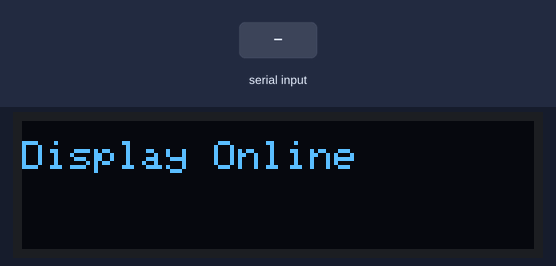
A sketch run on a simulated Arduino Uno, built with avr-gcc and run on an emulated ATmega328P. On the bench: 128×32 one-colour display. Inputs (shaded band) come from the test bench.

Above: at 3.2 s.
3.3 s: "%_" received over Serial
At 4.5 s:
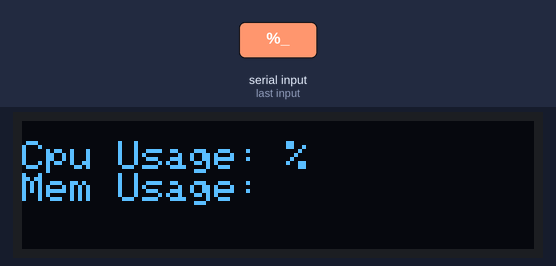
4.8 s: "1_" received over Serial
At 5.2 s:
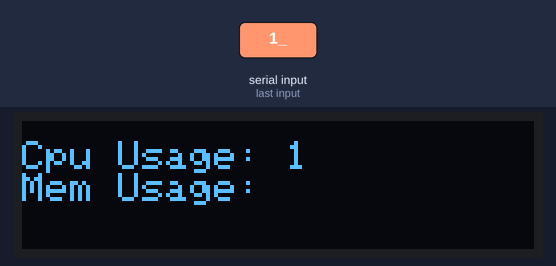
6.3 s: "%_" received over Serial
At 7.1 s:
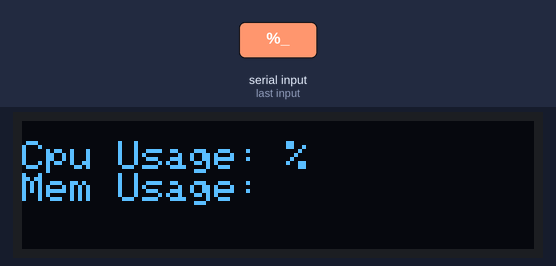
Timing chart, 0 to 9.3 s (numbered marks = the images above; inputs shaded):
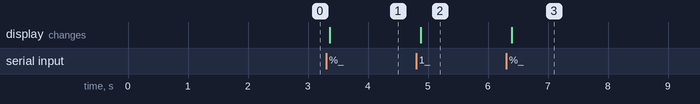

Measured:
- after the input at 3.3 s, the display: changes after 0.06 s (image 1)
- after the input at 4.8 s, the display: changes after 0.08 s (image 2)
- after the input at 6.3 s, the display: changes after 0.10 s (image 3)

The sketch:

HardwareMonitorDisplay.ino
```cpp
#include <SPI.h>
#include <Wire.h>
#include <Adafruit_GFX.h>
#include <Adafruit_SSD1306.h>

#define SCREEN_WIDTH 128
#define SCREEN_HEIGHT 32

#define OLED_RESET -1
#define SCREEN_ADDRESS 0x3c

Adafruit_SSD1306 display(SCREEN_WIDTH, SCREEN_HEIGHT, &Wire, OLED_RESET);

int counter = 0;
bool firstNumberOneChar;
bool secondNumberOneChar;

// char * pch;

void setup() {
  Serial.begin(9600);
  // initialize the OLED object
  if (!display.begin(SSD1306_SWITCHCAPVCC, SCREEN_ADDRESS)) {
    Serial.println(F("SSD1306 allocat ion failed"));
    for (;;)
      ;  // Don't proceed, loop forever
  }

  display.clearDisplay();
  display.setTextSize(1.5);
  display.setTextColor(WHITE);
  display.setCursor(0, 5);
  display.println("Display Online");
  display.display();
  delay(2000);
}

void loop() {
  firstNumberOneChar = false;
  secondNumberOneChar = false;
  delay(100);
  display.clearDisplay();
  display.setCursor(0, 5);

  if (Serial.available() > 0) {

    String input = Serial.readStringUntil('_');

    if (input[2] == ' ') {
      firstNumberOneChar = true;
    }
    if (input[4] == '%') {
      secondNumberOneChar = true;
    }
    else if(input[5] == '%' && firstNumberOneChar != true) {
      secondNumberOneChar = true;
    }
    display.print("Cpu Usage: ");
    if (firstNumberOneChar == true) {
      display.print(input[0]);
      display.print(input[1]);
      display.println(input[2]);

      display.print("Mem Usage: ");
    if (secondNumberOneChar == true){
      display.print(input[3]);
      display.print(input[4]);
    }
    else {
      display.print(input[3]);
      display.print(input[4]);
      display.print(input[5]);
    }
    }
    else {
      display.print(input[0]);
      display.print(input[1]);
      display.print(input[2]);
      display.println(input[3]);

      display.print("Mem Usage: ");
    if (secondNumberOneChar == true){
      display.print(input[4]);
      display.print(input[5]);
    }
    else {
      display.print(input[4]);
      display.print(input[5]);
      display.print(input[6]);
    }
    }

    display.display();
  }
}
```
